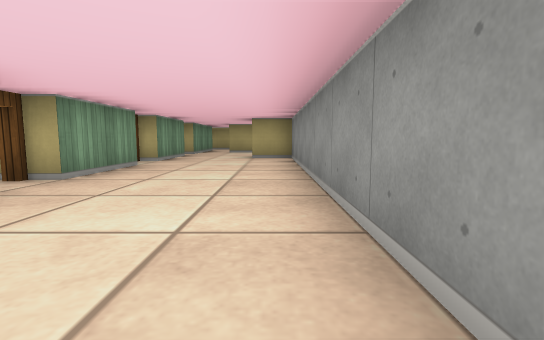
view 1 (above)

16 first-person views from a walk through a cub3D maze. The camera is about half as high as the walls, tilts 6° down and sees 85° across. The floor is counted in squares. Each view is taken from the middle of a square. On the plan, view 1 faces up. The plan holds only what a view shows up to about 9 squares ahead; the rest is blank.

view 2
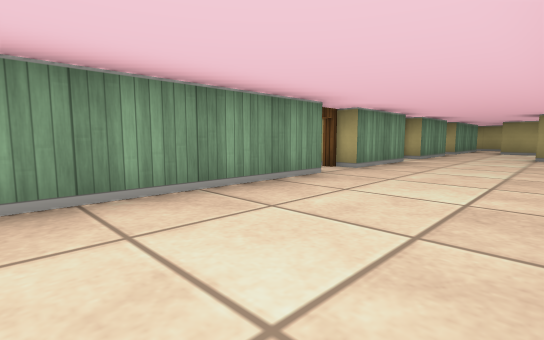

view 3
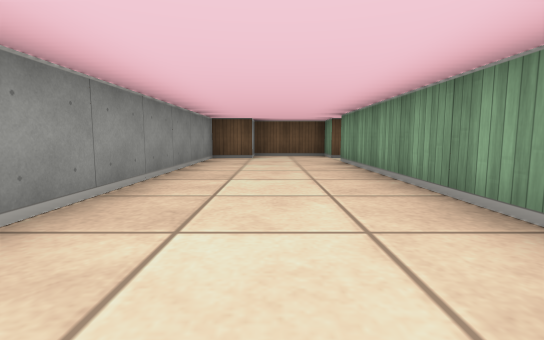

view 4
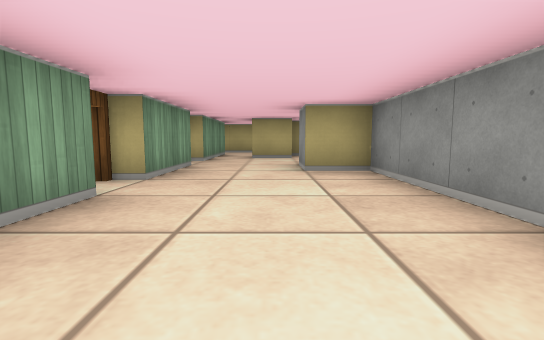

view 5
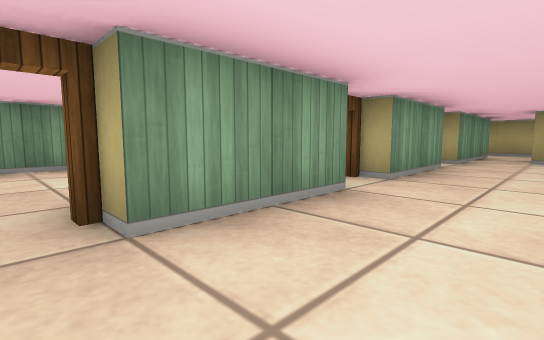

view 6
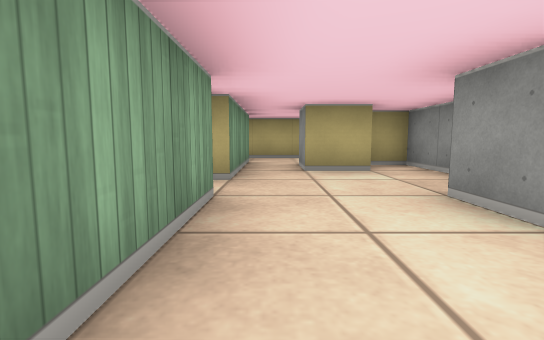

view 7
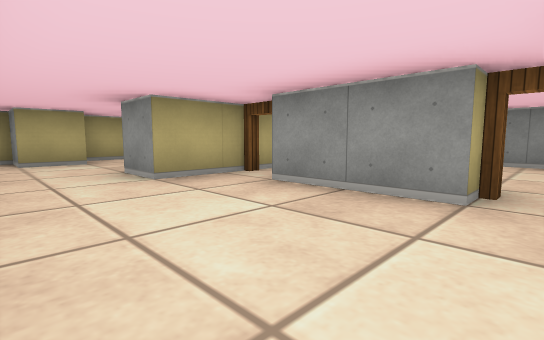

view 8
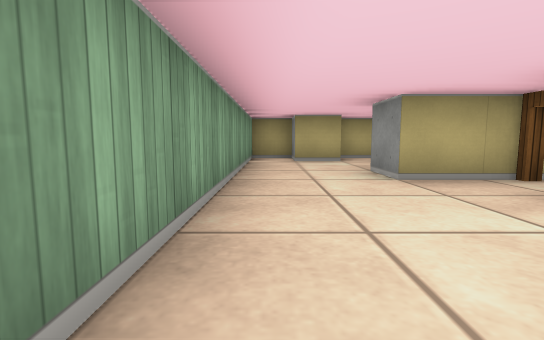

view 9
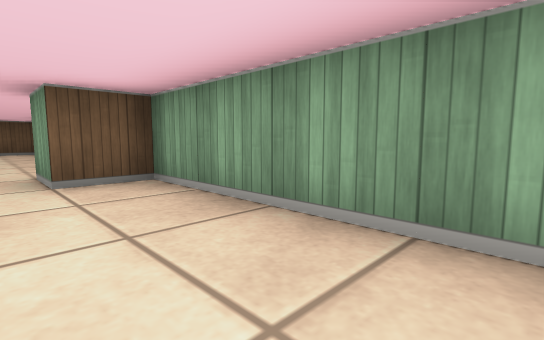

view 10
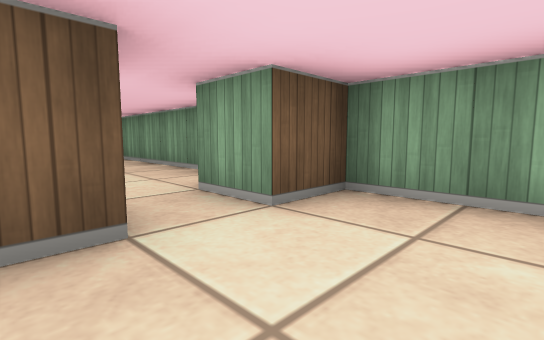

view 11
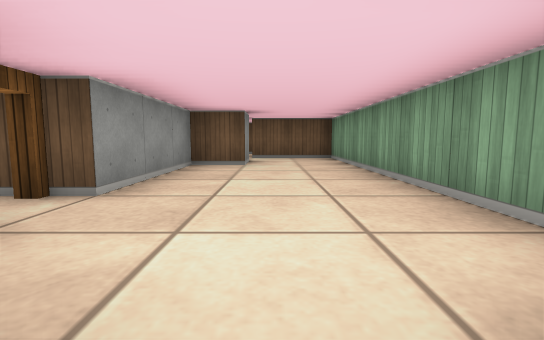

view 12
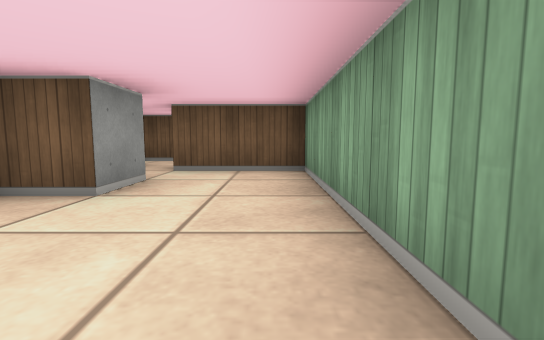

view 13
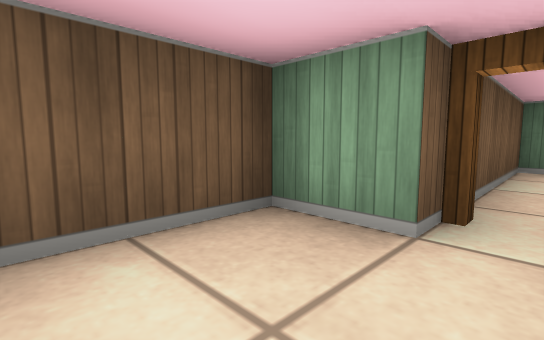

view 14
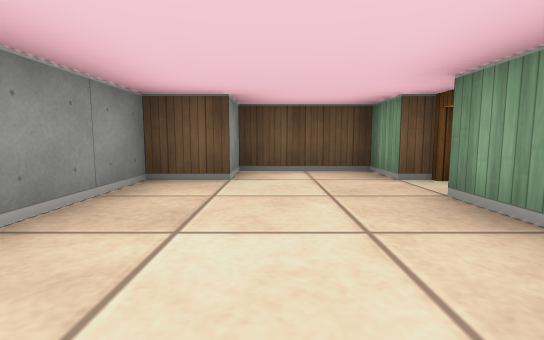

view 15
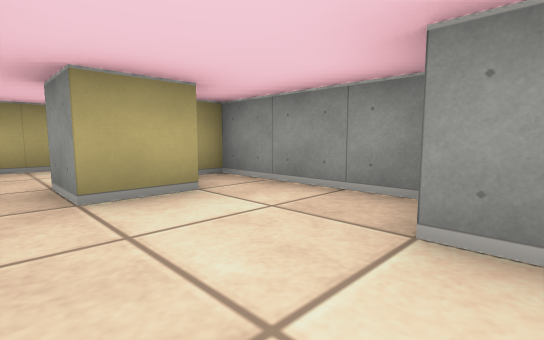

view 16
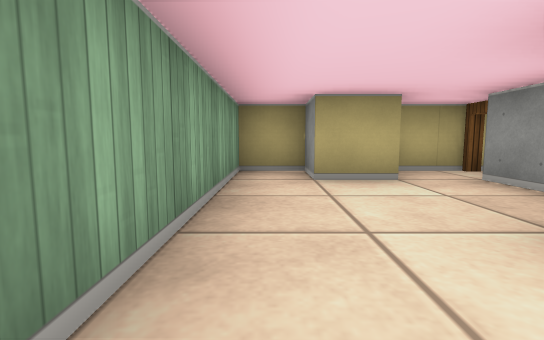

### Floor plan
Ten units are one square. View 1 is at (0, 0); x grows to the right and y downward. Boxes are objects, and circles mark ways between rooms. Rooms are numbered by the first view taken in them; rooms with no view inside come last. Other rooms are left out.
<svg viewBox="-70 -140 80 200">
<path fill="none" stroke="#000" d="M-25 -25 -25 35M-25 -56 -25 -35M-25 -86 -25 -65M5 -88 5 -115 -5 -115M-4 -105 -15 -105M-25 45 -25 55 -5 55 -5 45 5 45 5 -75 -5 -75 -5 -85M-25 -105 -25 -95M-25 -95 -45 -95 -45 -105M-35 -65 -35 -85M-35 -116 -35 -125M-46 -55 -40 -55M-44 -125 -55 -125 -55 -135 -65 -135 -65 -55 -55 -55 -55 -45M-30 -135 -44 -135M-45 15 -45 5 -35 5 -35 -25M-65 -40 -65 25 -45 25M-65 45 -25 45"/>
<circle cx="-30" cy="-60" r="3" fill="#2a7"/>
<circle cx="-30" cy="-90" r="3" fill="#2a7"/>
<circle cx="-30" cy="-30" r="3" fill="#2a7"/>
<circle cx="-30" cy="40" r="3" fill="#2a7"/>
<circle cx="-50" cy="-50" r="3" fill="#2a7"/>
<circle cx="-40" cy="30" r="3" fill="#2a7"/>
<text x="-10" y="-30">1</text>
<text x="-50" y="-90">2</text>
<text x="-50" y="-10">3</text>
<text x="-50" y="40">4</text>
</svg>
Room 1 opens to room 2. Room 1 opens to room 3. Room 1 opens to room 4. Room 2 opens to room 3. Room 3 opens to room 4.

Where each view was taken, in squares from view 1:
view 1: 0 up, 0 right, facing up
view 2: 1 down, 0 right, facing up-left
view 3: 3 up, 1 left, facing down
view 4: 3 up, 1 left, facing up
view 5: 3 up, 1 left, facing up-left
view 6: 6 up, 2 left, facing up
view 7: 6 up, 6 left, facing up-right
view 8: 6 up, 6 left, facing up
view 9: 9 up, 5 left, facing down-left
view 10: 7 up, 4 left, facing down-left
view 11: 5 up, 5 left, facing down
view 12: 2 up, 6 left, facing down
view 13: 4 down, 1 left, facing down-left
view 14: 1 down, 1 left, facing down
view 15: 8 up, 2 left, facing up-right
view 16: 9 up, 6 left, facing up
